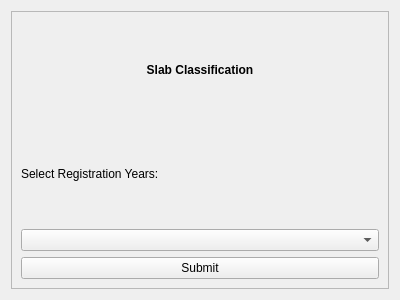
<?xml version="1.0" encoding="UTF-8"?>
<ui version="4.0">
 <class>classification_menu</class>
 <widget class="QWidget" name="classification_menu">
  <property name="geometry">
   <rect>
    <x>0</x>
    <y>0</y>
    <width>400</width>
    <height>300</height>
   </rect>
  </property>
  <property name="windowTitle">
   <string>Form</string>
  </property>
  <layout class="QHBoxLayout" name="horizontalLayout">
   <item>
    <widget class="QScrollArea" name="classification_scroll">
     <property name="widgetResizable">
      <bool>true</bool>
     </property>
     <widget class="QWidget" name="classification_contents">
      <property name="geometry">
       <rect>
        <x>0</x>
        <y>0</y>
        <width>376</width>
        <height>276</height>
       </rect>
      </property>
      <layout class="QVBoxLayout" name="verticalLayout_2">
       <item>
        <widget class="QLabel" name="classification_lbl">
         <property name="sizePolicy">
          <sizepolicy hsizetype="Expanding" vsizetype="Preferred">
           <horstretch>0</horstretch>
           <verstretch>0</verstretch>
          </sizepolicy>
         </property>
         <property name="font">
          <font>
           <weight>75</weight>
           <bold>true</bold>
          </font>
         </property>
         <property name="text">
          <string>Slab Classification</string>
         </property>
         <property name="alignment">
          <set>Qt::AlignCenter</set>
         </property>
        </widget>
       </item>
       <item>
        <widget class="QLabel" name="reg_lbl">
         <property name="sizePolicy">
          <sizepolicy hsizetype="Expanding" vsizetype="Preferred">
           <horstretch>0</horstretch>
           <verstretch>0</verstretch>
          </sizepolicy>
         </property>
         <property name="text">
          <string>Select Registration Years:   </string>
         </property>
        </widget>
       </item>
       <item>
        <widget class="QComboBox" name="reg_selector">
         <property name="sizePolicy">
          <sizepolicy hsizetype="Preferred" vsizetype="Fixed">
           <horstretch>0</horstretch>
           <verstretch>0</verstretch>
          </sizepolicy>
         </property>
        </widget>
       </item>
       <item>
        <widget class="QPushButton" name="submit_btn">
         <property name="text">
          <string>Submit</string>
         </property>
        </widget>
       </item>
      </layout>
     </widget>
    </widget>
   </item>
  </layout>
 </widget>
 <resources/>
 <connections/>
</ui>
